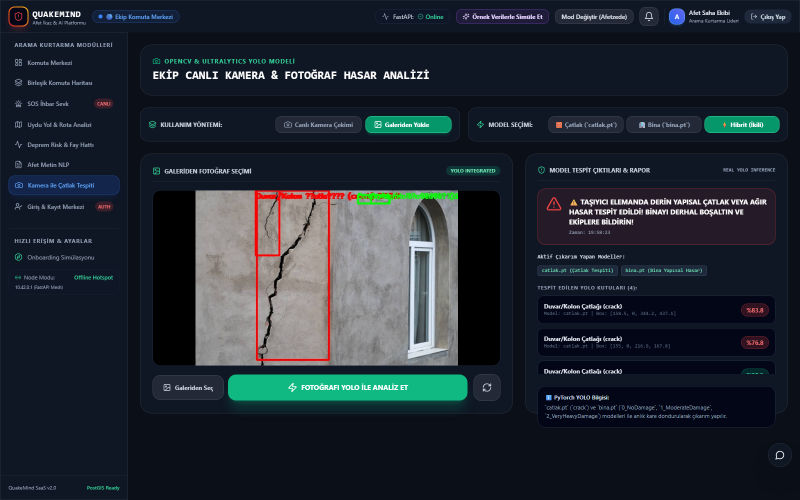
#> input picture makale/sekiller_hazir/1_catlak_tespit.png, 1600 x 1000 px (shown at 1/2 size)
$ python revize20.py
#> lines starting #> are read from the running program, lines starting #| are printed output that depends on the picture
# -*- coding: utf-8 -*-
"""Revizyon 20: Sekil 21-23'teki amber bildirim seridi kirpildi (J-135).

Sorun: Uc arayuz ekran goruntusunun (Sekil 21 catlak, 22 risk, 23 metin) ustunde
tam genislikte bir AMBER BILDIRIM SERIDI var:

    "Afet Ikaz Bildirimleri Kapali: Deprem aninda anlik acil durum push
     bildirimi alabilmek icin bildirim izni veriniz."   [Bildirim Iznini Ac]
                                                        [Test Alarmi Cal]

Bu, tarayicinin bildirim izni durumundan dogan bir uyari; makalenin konusuyla
ilgisi yok, uc sekilde de ayni yeri kapliyor ve okuyucunun dikkatini dagitiyor.

Serit sinirlari OLCULDU (2_risk_skoru.png, x=760 sutunu ve satir medyanlari):
    y <= 64    navbar zemini      (15, 22, 36)
    y  = 65    ayirici cizgi      (39, 45, 58)
    y  66-113  serit zemini       (21, 24, 40)
    y  = 114   serit amber kenari (84, 62, 29)
    y >= 115   sayfa zemini       (11, 15, 23)

Kirpma: satir 65-114 (50 piksel) atilir, navbar ile sayfa dogrudan birlesir.
Dikis gozle denetlendi, iz birakmiyor. Goruntu 1600x1050 -> 1600x1000.

EN-BOY ORANI: belgedeki `wp:extent` sabit kalirsa Word resmi %5 dikey ezer.
cy = cx * 1000/1600 ile yeniden hesaplanir (2628000 -> 1642500 EMU).

Ayni serit `4_isi_haritasi_guzergah.png`'de de var ama o goruntu belgede
KULLANILMIYOR (rId46, kullanim 0); yine de dosya tutarli olsun diye kirpilir.

Kosum:  python makale/analiz_arsivi/revize20.py
"""
import os
import re
import shutil
import sys
import zipfile

import numpy as np
from PIL import Image

BURASI = os.path.dirname(os.path.abspath(__file__))
KOK = os.path.dirname(os.path.dirname(BURASI))
HAZIR = os.path.join(KOK, "makale", "sekiller_hazir")
DST = os.path.join(KOK, "makale",
                   "QuakeMind_Makale_Taslak_2026-09-16_sekillieklendi_v3_LOCAL_2026-09-21.docx")
SRC = os.path.join(KOK, "makale", "arsiv",
                   "QuakeMind_Makale_YEDEK_pre_revize20_2026-09-29.docx")

UST, ALT = 65, 115          # kirpilacak bant: [UST, ALT)
YENI_CY = 1642500           # cx 2628000 icin 1600x1000 oranindaki yukseklik

# dosya adi -> docx icindeki medya parcasi
ESLEME = {
    "1_catlak_tespit.png": "word/media/image36.png",
    "2_risk_skoru.png": "word/media/image37.png",
    "3_nlp_harita.png": "word/media/image38.png",
    "4_isi_haritasi_guzergah.png": "word/media/image39.png",   # belgede kullanilmiyor
}


def serit_var_mi(a):
    """Kirpilacak bant gercekten serit mi (iki kez kosmaya karsi koruma)."""
    if a.shape[0] < ALT + 10:
        return False
    ayirici = tuple(np.median(a[65], axis=0).astype(int))
    kenar = tuple(np.median(a[114], axis=0).astype(int))
    return ayirici[0] > 30 and kenar[0] > kenar[2] + 30


def kirp(yol):
    im = Image.open(yol).convert("RGB")
#> im is the input picture: PIL image 1600x1000 RGB; mean R, G, B 33.7, 41.1, 50
    a = np.asarray(im)
    if not serit_var_mi(a):
#> in serit_var_mi, `ayirici = tuple(np.median(a[65], axis=0).astype(int))`: ayirici = (11, 15, 23)
#> in serit_var_mi, `kenar = tuple(np.median(a[114], axis=0).astype(int))`: kenar = (15, 22, 36)
        print(f"  ATLANDI (serit bulunamadi): {os.path.basename(yol)}")
        return False
    yeni = np.vstack([a[:UST], a[ALT:]])
    Image.fromarray(yeni).save(yol)
    print(f"  kirpildi: {os.path.basename(yol)}  {im.height} -> {yeni.shape[0]} piksel")
    return True


def main():
    os.makedirs(os.path.dirname(SRC), exist_ok=True)
    if not os.path.exists(SRC):
        shutil.copyfile(DST, SRC)
        print(f"yedek alindi: {os.path.basename(SRC)}")
    else:
        shutil.copyfile(SRC, DST)
        print(f"yedekten baslatildi: {os.path.basename(SRC)}")

    print("\n--- goruntuler ---")
    kirpilan = [ad for ad in ESLEME if kirp(os.path.join(HAZIR, ad))]
#> call 2 of kirp, with yol = 'makale/sekiller_hazir/2_risk_skoru.png'
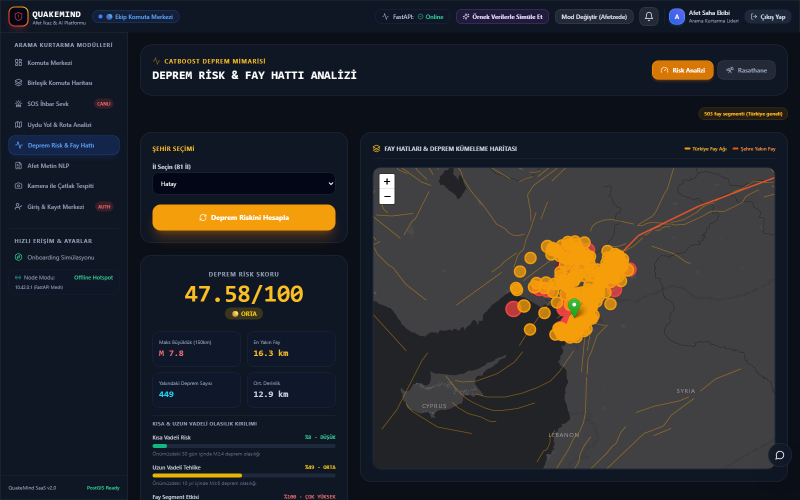
#> input picture makale/sekiller_hazir/2_risk_skoru.png, 1600 x 1000 px (shown at 1/2 size)
#> in kirp, im is the input picture: PIL image 1600x1000 RGB; mean R, G, B 38.6, 39.6, 43.7
#> call 3 of kirp, with yol = 'makale/sekiller_hazir/3_nlp_harita.png'
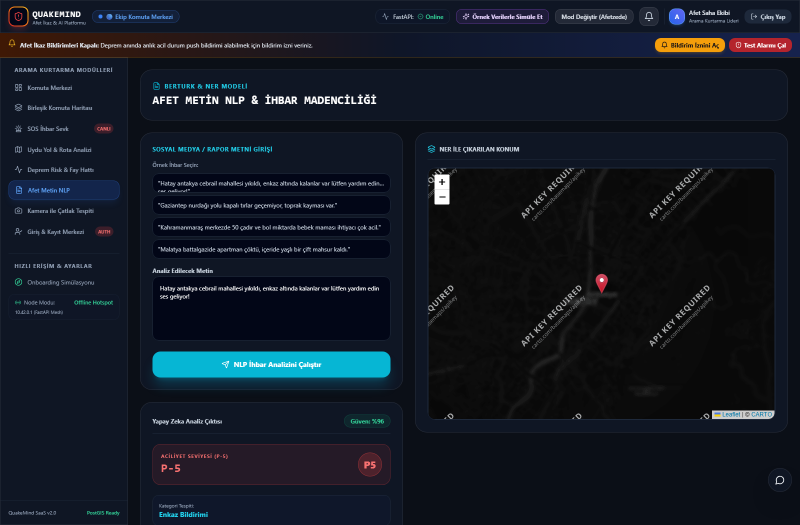
#> input picture makale/sekiller_hazir/3_nlp_harita.png, 1600 x 1050 px (shown at 1/2 size)
#> in kirp, im is the input picture: PIL image 1600x1050 RGB; mean R, G, B 19.1, 25.4, 35.9
#> in kirp (call 3), `yeni = np.vstack([a[:UST], a[ALT:]])`:
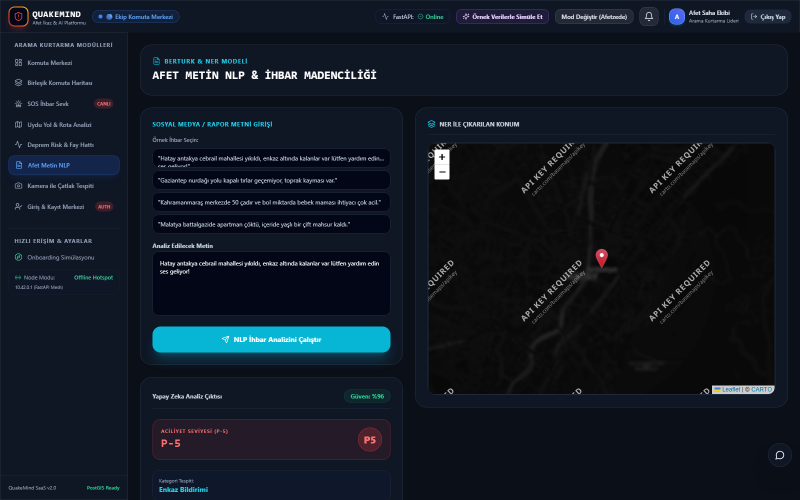
#> yeni: shape (1000, 1600, 3) (shown at 1/2 size); mean R, G, B 17.5, 24.8, 35.6
#|   kirpildi: 3_nlp_harita.png  1050 -> 1000 piksel
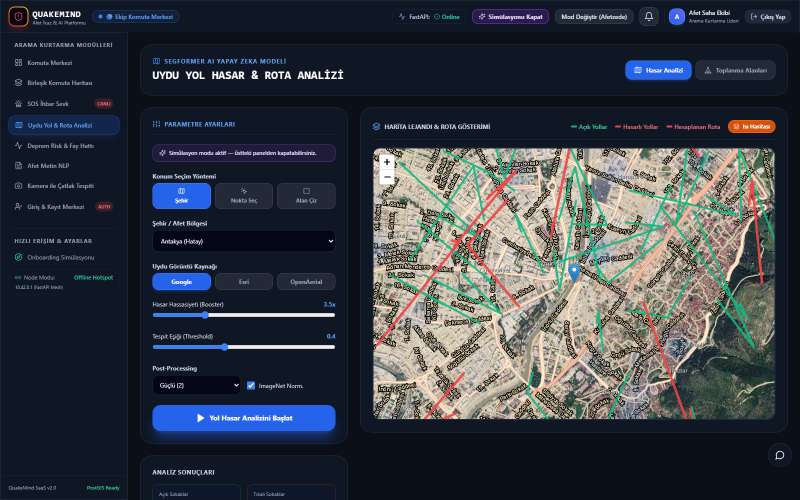
#> input picture makale/sekiller_hazir/4_isi_haritasi_guzergah.png, 1600 x 1000 px (shown at 1/2 size)
#> in kirp, im is the input picture: PIL image 1600x1000 RGB; mean R, G, B 55.2, 60.2, 68.9
    if not kirpilan:
        raise SystemExit("hicbir goruntu kirpilmadi -- betik zaten kosulmus olabilir")

    print("\n--- docx ---")
    gecici = DST + ".yeni"
#> (the run stopped early here; a loop or call above may not have finished)
